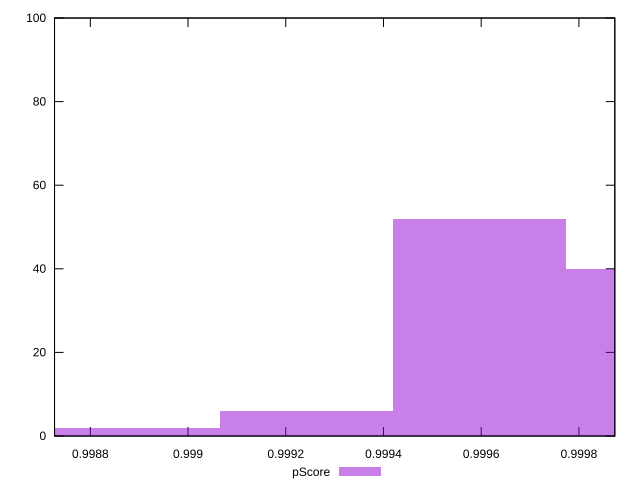

Recreate this plot in gnuplot.
reset

$pScore <<EOF
0.9992427686381161 6
0.9995961076652159 52
0.9988894296110163 2
0.9999494466923157 40
EOF

set key outside below
set boxwidth 0.0003533390270997582
set xrange [0.9987267591566904:0.9998734975991502]
set yrange [0:100]
set trange [0:100]
set style fill transparent solid 0.5 noborder
set terminal svg size 640, 490 enhanced background rgb 'white'
set output "report_00016_2021-02-10T13-31-48.338Z/mainthread-work-breakdown/samples/pages+cached+noadtech/pScore/histogram.svg"

plot $pScore title "pScore" with boxes

reset
